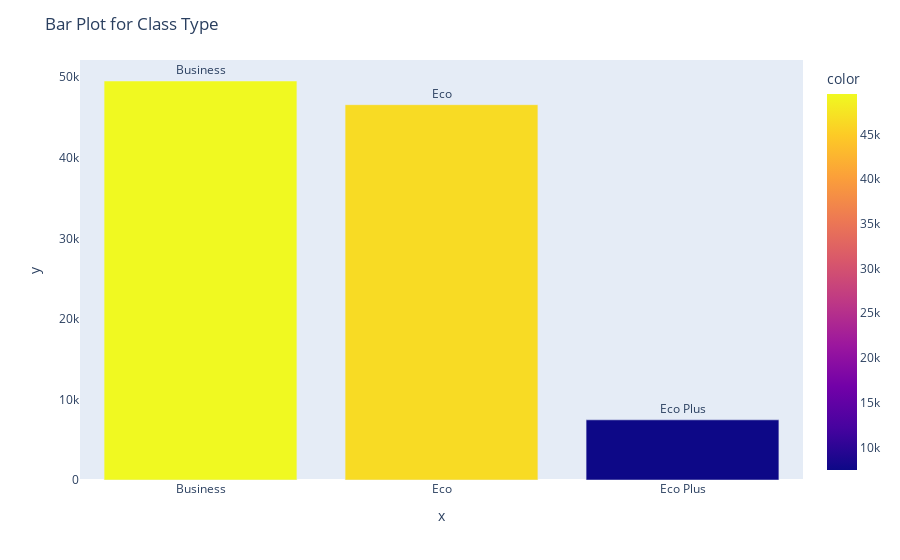

The notebook cell this image was saved under:
### Code cell
#Class Type

Class=data["Class"].value_counts()

fig=px.bar(x=Class.index,y=Class.values,color=Class.values,text=Class.index)

fig.layout.title.text= 'Bar Plot for Class Type '
fig.update_traces(textposition='outside')

fig.update_xaxes(showgrid=False)
fig.update_yaxes(showgrid=False)

fig.show()

### Figure 1 — Plotly figure (JSON) as saved in the notebook; plotly's stock layout.template omitted (floating-point values rounded to 4 significant figures)
{"data": [{"alignmentgroup": "True", "hovertemplate": "x=%{x}<br>y=%{y}<br>text=%{text}<br>color=%{marker.color}<extra></extra>", "legendgroup": "", "marker": {"color": [49533, 46593, 7468], "coloraxis": "coloraxis", "pattern": {"shape": ""}}, "name": "", "offsetgroup": "", "orientation": "v", "showlegend": false, "text": ["Business", "Eco", "Eco Plus"], "textposition": "outside", "type": "bar", "x": ["Business", "Eco", "Eco Plus"], "xaxis": "x", "y": [49533, 46593, 7468], "yaxis": "y"}], "layout": {"barmode": "relative", "coloraxis": {"colorbar": {"title": {"text": "color"}}, "colorscale": [[0, "#0d0887"], [0.1111, "#46039f"], [0.2222, "#7201a8"], [0.3333, "#9c179e"], [0.4444, "#bd3786"], [0.5556, "#d8576b"], [0.6667, "#ed7953"], [0.7778, "#fb9f3a"], [0.8889, "#fdca26"], [1, "#f0f921"]]}, "legend": {"tracegroupgap": 0}, "margin": {"t": 60}, "title": {"text": "Bar Plot for Class Type "}, "xaxis": {"anchor": "y", "domain": [0, 1], "showgrid": false, "title": {"text": "x"}}, "yaxis": {"anchor": "x", "domain": [0, 1], "showgrid": false, "title": {"text": "y"}}}}
